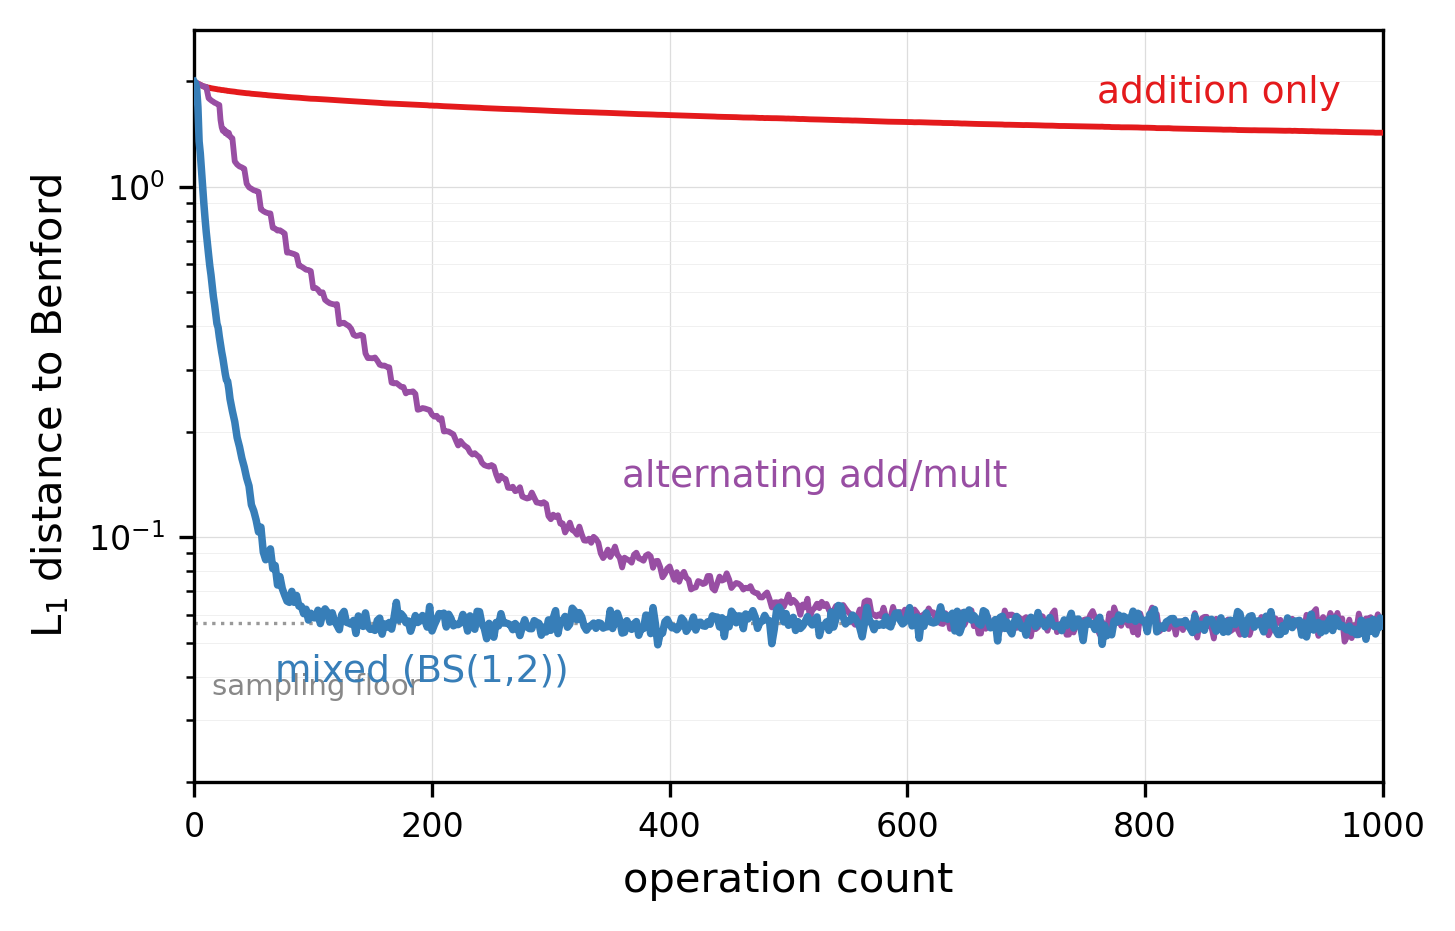

Generate this figure with Python:
"""
Hero figure: L1 distance to Benford for three regimes.

Single panel, three curves, direct labels, no legend box.
  - addition only (flat: no convergence)
  - alternating add/mult (slow algebraic decay)
  - mixed BS(1,2) (exponential convergence)

Run: sage -python fig_hero.py
"""

import math
import os
import sys
import numpy as np
import matplotlib
matplotlib.use('Agg')
import matplotlib.pyplot as plt

HERE = os.path.dirname(os.path.abspath(__file__))
PARENT = os.path.join(HERE, '..')
sys.path.insert(0, PARENT)

from common import LOG_MANTISSA_BINS, log_mantissa

C_ADD = '#e41a1c'   # red
C_ALT = '#984ea3'   # purple
C_BS  = '#377eb8'   # blue


def l1_from_hist(hist):
    uniform = np.full_like(hist, 1.0 / hist.shape[-1])
    return np.sum(np.abs(hist - uniform), axis=-1)


def run_walk(step_fn, n_walkers, n_steps, seed):
    rng = np.random.default_rng(seed)
    x = np.full(n_walkers, math.sqrt(2.0), dtype=np.float64)

    steps_out = [0]
    l1_out = []

    # Record t=0
    m = log_mantissa(x, 10.0)
    hist, _ = np.histogram(m, bins=LOG_MANTISSA_BINS, range=(0.0, 1.0))
    h = hist.astype(np.float64) / hist.sum()
    l1_out.append(l1_from_hist(h))

    for t in range(1, n_steps + 1):
        step_fn(rng, x)
        if t % 2 == 0 or t == n_steps or t <= 30:
            m = log_mantissa(x, 10.0)
            hist, _ = np.histogram(m, bins=LOG_MANTISSA_BINS,
                                   range=(0.0, 1.0))
            h = hist.astype(np.float64) / hist.sum()
            steps_out.append(t)
            l1_out.append(l1_from_hist(h))

    return np.array(steps_out), np.array(l1_out)


def step_add(rng, x):
    choice = rng.integers(0, 2, size=x.size)
    x[choice == 0] += 1.0
    x[choice == 1] -= 1.0


_alt_counter = [0]

def step_alternating(rng, x):
    _alt_counter[0] += 1
    if _alt_counter[0] % 11 == 0:
        choice = rng.integers(0, 2, size=x.size)
        x[choice == 0] *= 2.0
        x[choice == 1] *= 0.5
    else:
        choice = rng.integers(0, 2, size=x.size)
        x[choice == 0] += 1.0
        x[choice == 1] -= 1.0


def step_bs12(rng, x):
    choice = rng.integers(0, 4, size=x.size)
    x[choice == 0] += 1.0
    x[choice == 1] -= 1.0
    x[choice == 2] *= 2.0
    x[choice == 3] *= 0.5


def main():
    N_WALKERS = 50_000
    N_STEPS = 1000

    print('Running addition only...')
    s_add, l1_add = run_walk(step_add, N_WALKERS, N_STEPS, seed=0x1111)

    print('Running alternating add/mult...')
    _alt_counter[0] = 0
    s_alt, l1_alt = run_walk(step_alternating, N_WALKERS, N_STEPS,
                              seed=0x3333)

    print('Running BS(1,2) mixed...')
    s_bs, l1_bs = run_walk(step_bs12, N_WALKERS, N_STEPS, seed=0x4444)

    noise_floor = math.sqrt(2.0 * LOG_MANTISSA_BINS / (math.pi * N_WALKERS))

    # --- Figure ---
    fig, ax = plt.subplots(1, 1, figsize=(5.0, 3.2))
    fig.patch.set_facecolor('white')
    ax.set_facecolor('white')

    # Curves — BS(1,2) heaviest, it's the protagonist
    ax.semilogy(s_add, l1_add, color=C_ADD, linewidth=1.4, zorder=3)
    ax.semilogy(s_alt, l1_alt, color=C_ALT, linewidth=1.4, zorder=3)
    ax.semilogy(s_bs, l1_bs, color=C_BS, linewidth=1.8, zorder=4)

    # Noise floor
    ax.axhline(noise_floor, color='#999999', linestyle=':', linewidth=0.8,
               zorder=1)
    ax.text(15, noise_floor * 0.72, 'sampling floor',
            fontsize=7, color='#888888', ha='left', va='top')

    # Direct curve labels — placed where each curve is readable
    # Addition: flat at top, label inside the axes at right
    ax.text(760, l1_add[-1] * 1.15, 'addition only',
            fontsize=9, color=C_ADD, va='bottom', ha='left',
            fontweight='medium')

    # Alternating: label in the mid-descent region
    alt_y = l1_alt[np.argmin(np.abs(s_alt - 350))]
    ax.text(360, alt_y * 1.5, 'alternating add/mult',
            fontsize=9, color=C_ALT, va='bottom', ha='left',
            fontweight='medium')

    # BS(1,2): label in the early steep descent
    bs_y = l1_bs[np.argmin(np.abs(s_bs - 55))]
    ax.text(68, bs_y * 0.45, 'mixed (BS(1,2))',
            fontsize=9, color=C_BS, va='top', ha='left',
            fontweight='medium')

    ax.set_xlim(0, 1000)
    ax.set_ylim(0.02, 2.8)
    ax.set_xlabel('operation count', fontsize=10)
    ax.set_ylabel('L$_1$ distance to Benford', fontsize=10)
    ax.tick_params(labelsize=8)

    ax.grid(True, which='major', color='#dddddd', linewidth=0.3, zorder=0)
    ax.grid(True, which='minor', color='#eeeeee', linewidth=0.2, zorder=0)

    fig.tight_layout()

    out = os.path.join(HERE, 'fig_hero.png')
    fig.savefig(out, dpi=300, bbox_inches='tight', facecolor='white')
    print(f'Saved: {out}')
    plt.close(fig)


if __name__ == '__main__':
    main()
